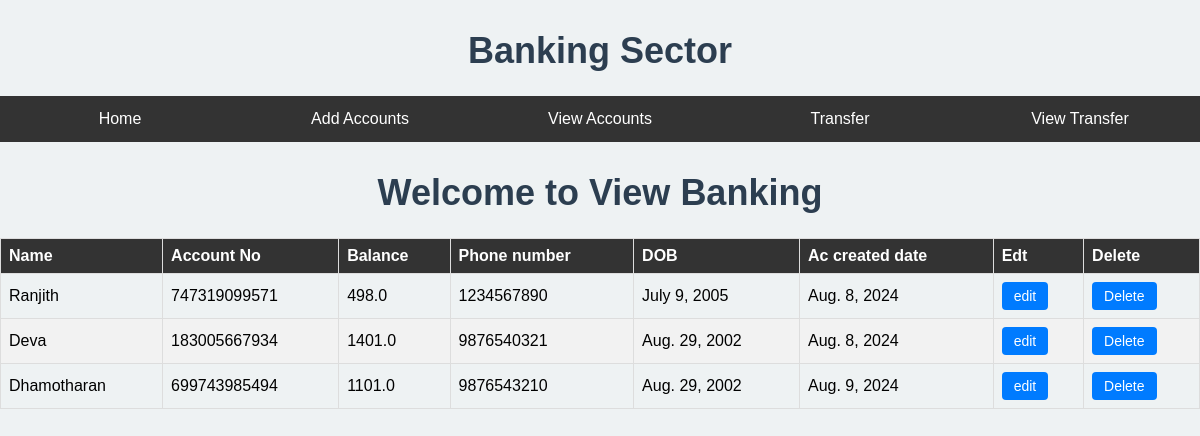
Page /Account/view/ on the committed database.
### Banking_app/models.py (models this page shows, shortened)
class Accounts(models.Model):
    name = models.CharField(max_length=100, null=True)
    account_no = models.CharField(max_length=100, default=gen_ac_no, unique=True, editable=False)
    ac_balance = models.FloatField(default=1000)
    ph_number = models.CharField(max_length=10,validators=[RegexValidator(r'^\d{10}$', 'Phone number must be 10 digits numbers.')])
    date_of_birth = models.DateField('Date-Of-Birth(YYYY-MM-DD)')
    create_date = models.DateField(auto_now_add=True)

### Banking_app/views.py (the view)
# urls.py: path('view/', View_account, name='view_ac'),
def View_account(request):
    ac = Accounts.objects.all()
    return render(request, 'view_acc.html', {'ac':ac})

### front_end/templates/view_acc.html (shortened to what this page needs)
{% extends "base.html" %}
{% block content %}
<h1> Welcome to View Banking </h1>
<table>
    <thead>
        <tr>
            <th>Name</th>
            <th>Account No</th>
            <th>Balance</th>
            <th>Phone number</th>
            <th>DOB</th>
            <th>Ac created date</th>
            <th>Edt</th>
            <th>Delete</th>
        </tr>
    </thead>
    <tbody>
        {% for Account in ac %}
        <tr>
            <td>{{ Account.name}}</td>
            <td>{{ Account.account_no}}</td>
            <td>{{ Account.ac_balance}}</td>
            <td>{{ Account.ph_number}}</td>
            <td>{{ Account.date_of_birth}}</td>
            <td>{{ Account.create_date}}</td>
            <td><a class="btn" href={% url 'edit_account' Account.id %}> edit</a></td>
            <td><a class="btn" href={% url 'delete_account' Account.id %}> Delete</a></td>
        </tr>
        {% endfor %}
</table>
{% endblock %}

### front_end/static/styles.css (style rules this page uses)
body { font-family: Arial, sans-serif; margin: 0; padding: 0; background-color: #f4f4f4; }
body { font-family: Arial, sans-serif; background-color: #eef2f3; margin: 0; padding: 0; }
h1 { text-align: center; color: #2c3e50; margin-top: 30px; font-size: 36px; }
table { width: 100%; border-collapse: collapse; margin-top: 20px; }
table th, table td { border: 1px solid #ddd; padding: 8px; text-align: left; }
table th { background-color: #333; color: white; }
table tr:nth-child(even) { background-color: #f2f2f2; }
.btn { display: inline-block; padding: 6px 12px; background-color: #007bff; color: #fff; border: none; border-radius: 4px; font-size: 14px; cursor: pointer; text-align: center; text-decoration: none; transition: background-color 0.3s ease; }

### rows in the picture
Accounts: name "Ranjith", account_no "747319099571", ac_balance "498.0", ph_number "1234567890", date_of_birth "July 9, 2005", create_date "Aug. 8, 2024"
Accounts: name "Deva", account_no "183005667934", ac_balance "1401.0", ph_number "9876540321", date_of_birth "Aug. 29, 2002", create_date "Aug. 8, 2024"
Accounts: name "Dhamotharan", account_no "699743985494", ac_balance "1101.0", ph_number "9876543210", date_of_birth "Aug. 29, 2002", create_date "Aug. 9, 2024"
